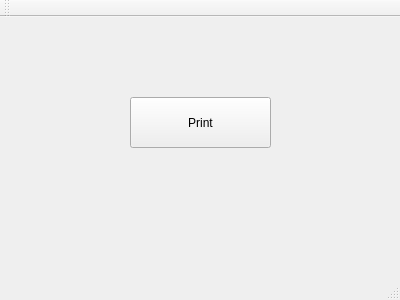
<?xml version="1.0" encoding="UTF-8"?>
<ui version="4.0">
 <class>MainWindow</class>
 <widget class="QMainWindow" name="MainWindow">
  <property name="geometry">
   <rect>
    <x>0</x>
    <y>0</y>
    <width>400</width>
    <height>300</height>
   </rect>
  </property>
  <property name="windowTitle">
   <string>MainWindow</string>
  </property>
  <widget class="QWidget" name="centralWidget">
   <widget class="QPushButton" name="pushButton">
    <property name="geometry">
     <rect>
      <x>130</x>
      <y>80</y>
      <width>141</width>
      <height>51</height>
     </rect>
    </property>
    <property name="text">
     <string>Print</string>
    </property>
   </widget>
  </widget>
  <widget class="QMenuBar" name="menuBar">
   <property name="geometry">
    <rect>
     <x>0</x>
     <y>0</y>
     <width>400</width>
     <height>22</height>
    </rect>
   </property>
  </widget>
  <widget class="QToolBar" name="mainToolBar">
   <attribute name="toolBarArea">
    <enum>TopToolBarArea</enum>
   </attribute>
   <attribute name="toolBarBreak">
    <bool>false</bool>
   </attribute>
  </widget>
  <widget class="QStatusBar" name="statusBar"/>
 </widget>
 <layoutdefault spacing="6" margin="11"/>
 <resources/>
 <connections/>
</ui>
